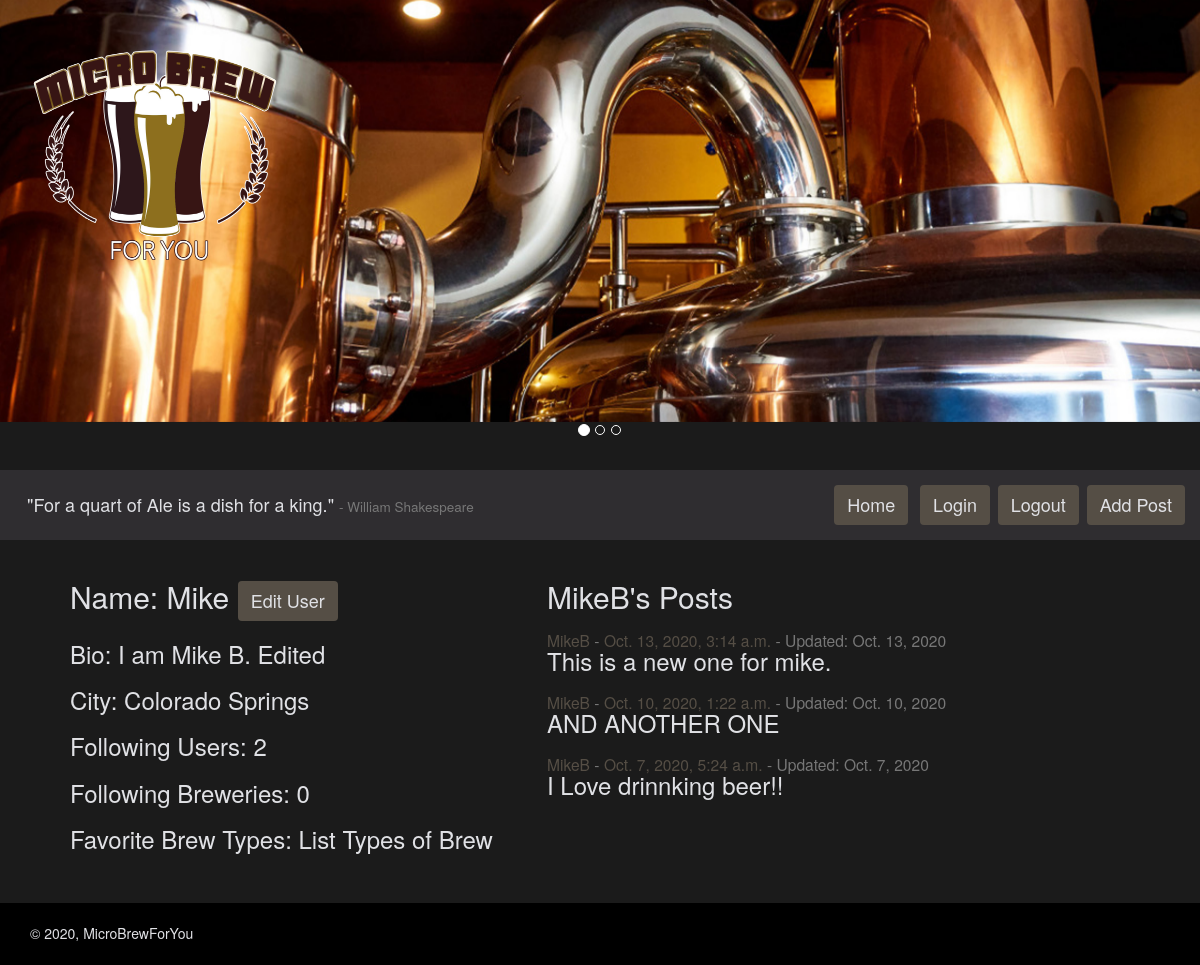
/user/4/ (signed in), run on an earlier commit of the app's database.
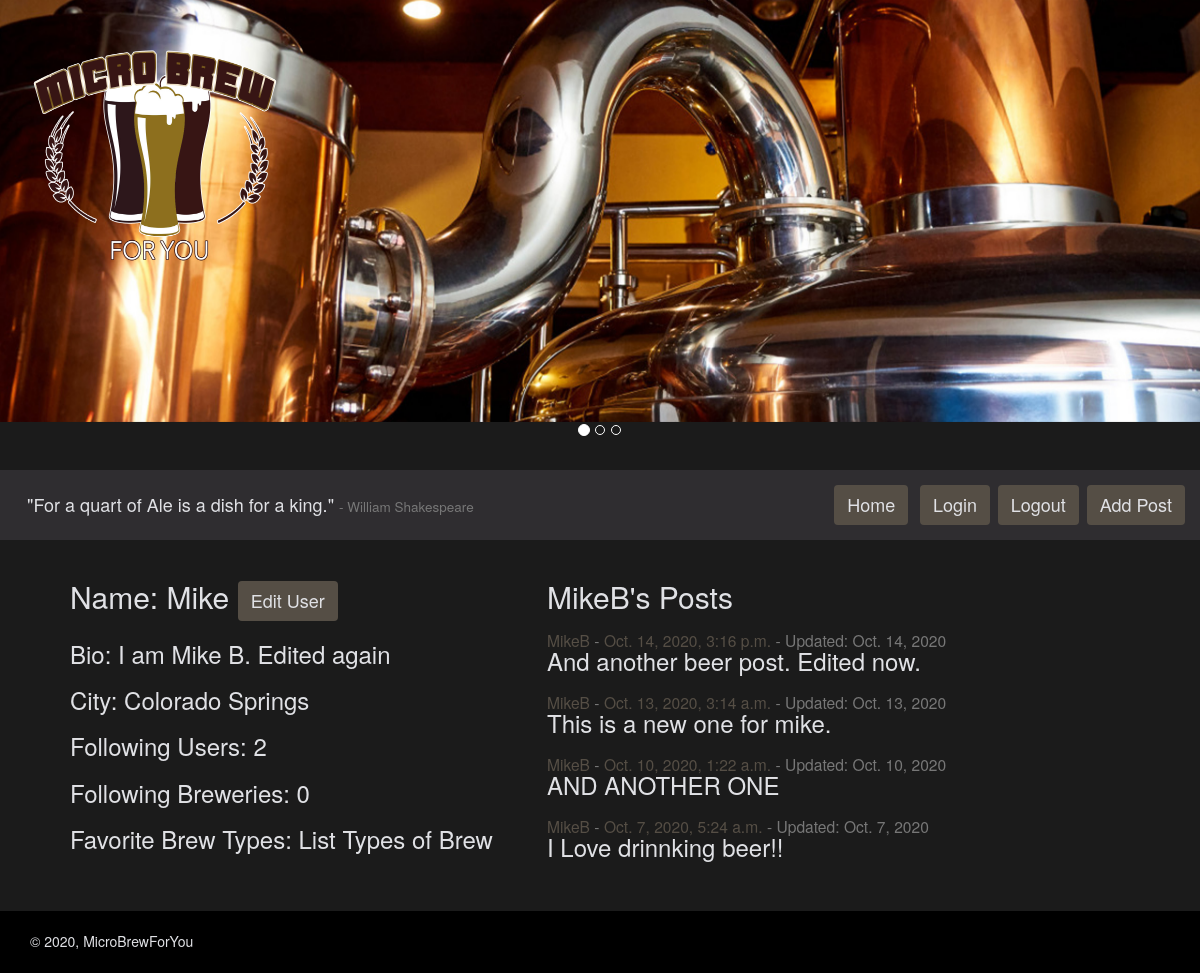
And on a later commit of the database.
### microbrewforyou_app/models.py (models this page shows, shortened)
class CustomUser(AbstractUser):
    bio = models.CharField(max_length=280, default='')
    user_image = models.ImageField(
        upload_to='CustomUser/', null=False, blank=False)
    users_following = models.ManyToManyField(
        "self", symmetrical=False, related_name='CustomUser')
    fav_breweries = models.ManyToManyField(
        "Breweries", symmetrical=False,
        related_name='fav_breweries', blank=True)
    fav_brewtypes = models.ManyToManyField(
        "BrewTypes", symmetrical=False,
        related_name='fav_brewtypes', blank=True)
    address = models.CharField(max_length=280)
    city = models.CharField(max_length=50)
    state = models.CharField(max_length=50)
    user_since = models.DateTimeField(default=timezone.now)
    REQUIRED_FIELDS = ['first_name', 'bio', 'address', 'city', 'state']
    def __str__(self):
        return self.username

class Posts(models.Model):
    author = models.ForeignKey(
        CustomUser, on_delete=models.CASCADE, related_name='author')
    body = models.TextField(max_length=280)
    postTime = models.DateTimeField(default=timezone.now)
    lastUpdated = models.DateField(auto_now=True)

### microbrewforyou_app/views.py (the view)
# urls.py: path('user/<int:user_id>/', UserDetailView.as_view(), name="userview"),
class UserDetailView(View):
    def get(self, request, user_id):
        selected_user = CustomUser.objects.filter(id=user_id).first()
        following_list = request.user.users_following.all()
        if selected_user.users_following:
            number_following = len(selected_user.users_following.all())
        else:
            number_following = 0
        user_posts = Posts.objects.filter(
            author=user_id).order_by('postTime').reverse()
        number_posts = len(user_posts)
        words_quote = "For a quart of Ale is a dish for a king."
        words_author = "William Shakespeare"
        return render(
            request, "user_detail.html",
            {"number_posts": number_posts,
             "selected_user": selected_user,
             "user_posts": user_posts,
             "following_list": following_list,
             "number_following": number_following,
             'words_author': words_author, "words_quote": words_quote}
        )

### templates/user_detail.html (shortened to what this page needs)
{% extends 'base.html' %} {% block content %}
<br />
<div class="main-user">
    <div class="two-column">
        <h2>Name: {{ selected_user.first_name }} {% if request.user == selected_user %}<a href="/edituser/{{selected_user.id}}/" class="btn button-menu">Edit User</a>{% endif %}</h2>
        <h3>Bio: {{ selected_user.bio }}</h3>
        <h3>City: {{ selected_user.city }}</h3>
        <h3>Following Users: {{ number_following }}</h3>
        <h3>Following Breweries: 0</h3>
        <h3>Favorite Brew Types: List Types of Brew</h3>
    </div>
    <div class="two-column">
        <h2>{{ selected_user }}'s Posts</h2>
        {% for post in user_posts %}
        <h3>
        <span class="small"
            ><a  class="custom_link" href="/user/{{ post.author.id }}/">{{ post.author }}</a> -
            <a  class="custom_link" href="/post/{{ post.id }}/">{{post.postTime}}</a></span
        ><span class="small"
            > - Updated: {{ post.lastUpdated }}</a></span><br />
        {{ post.body }}
        </h3>
        {% endfor %}
    </div>
</div>
<br />
<br />
{% endblock %}

### templates/base.html (shortened to what this page needs)
{% load static %}
<html>
  <head>
    <link rel="stylesheet" href="{% static 'css/main.css' %}" />
    <link
      rel="stylesheet"
      href="https://maxcdn.bootstrapcdn.com/bootstrap/3.3.7/css/bootstrap.min.css"
    />
    <link
      rel="stylesheet"
      href="https://maxcdn.bootstrapcdn.com/bootstrap/3.3.7/css/bootstrap-theme.min.css"
    />
  </head>
  <body id="custom_body">
    {% include "home_header.html" %} {% include "menu.html" %}
    <div class="container_main">{% block content %} {% endblock %}</div>
    <div class="footer">
      <p>&copy; 2020, MicroBrewForYou</p>
    </div>
  </body>
</html>

### templates/home_header.html (shortened to what this page needs)
{% load static %}
<div id="carouselExampleIndicators" class="carousel slide" data-ride="carousel">
  <ol class="carousel-indicators">
    <li
      data-target="#carouselExampleIndicators"
      data-slide-to="0"
      class="active"
    ></li>
    <li data-target="#carouselExampleIndicators" data-slide-to="1"></li>
    <li data-target="#carouselExampleIndicators" data-slide-to="2"></li>
  </ol>
  <div class="carousel-inner" style="height: 470px">
    <img src="{% static "images/logo.png" %}" class="logo_mbfy" alt="logo" />
    <div class="item active">
      <img src="{% static "images/slider2.jpg" %}" class="d-block w-100"
      alt="..." style="vertical-align: top;"/>
    </div>
  </div>
</div>

### templates/menu.html (shortened to what this page needs)
<div align="right" class="main_menu">
  {% include "beer_words.html" %}
  <a href="/" class="btn button-menu">Home</a>
  <a href="/login/" class="btn button-menu">Login</a>
  {% if request.user.is_authenticated %} &nbsp;<a
    href="/logout/"
    class="btn button-menu"
    >Logout</a
  >{% endif %}  {% if request.user.is_authenticated %}&nbsp;<a
    href="/addpost/"
    class="btn button-menu"
    >Add Post</a
  >{% endif %}
</div>

### templates/beer_words.html
<div class="quote">
  <h4>"{{ words_quote }}" <span class="small">- {{words_author}}</span></h4>
</div>

### static/css/main.css (style rules this page uses)
.two-column { width: 45%; }
.main-user { display: flex; }
div.main_menu { padding: 15px; background-color: #2f2d30; }
body#custom_body { background-color: #1b1b1b; color: #e0e1e5; }
.container_main { margin-left: 70px; margin-right: 70px; }
a.button-menu { background-color: #554e45; color: #e0e1e5; font-size: 18px; }
a.custom_link { color: #554e45; }
img.logo_mbfy { position: absolute; top: 30px; left: 30px; width: 250px; height: 250px; z-index: 1; }
div.footer { background-color: black; height: 62px; color: #e0e1e5; padding: 20px; padding-left: 30px; }
div.quote { position: relative; margin-left: 12px; float: left; }

What changed in the data, as far as the page shows it:
changed CustomUser "Mike": bio "I am Mike B. Edited" → "I am Mike B. Edited again"
added Posts: author "MikeB", postTime "Oct. 14, 2020, 3:16 p.m.", lastUpdated "Oct. 14, 2020", body "And another beer post. Edited now."
